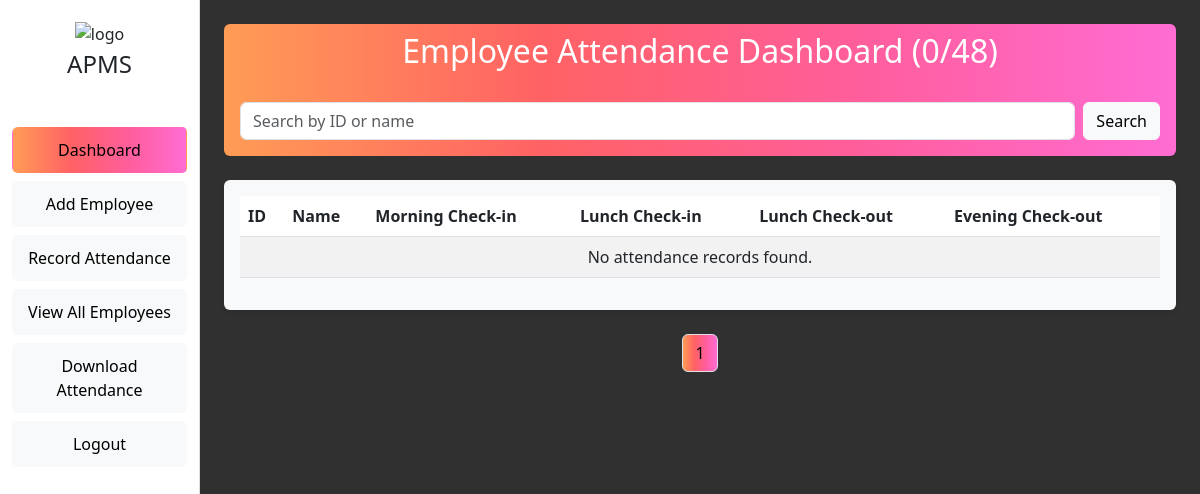
Before: /dashboard/ (signed in) with the older database file.
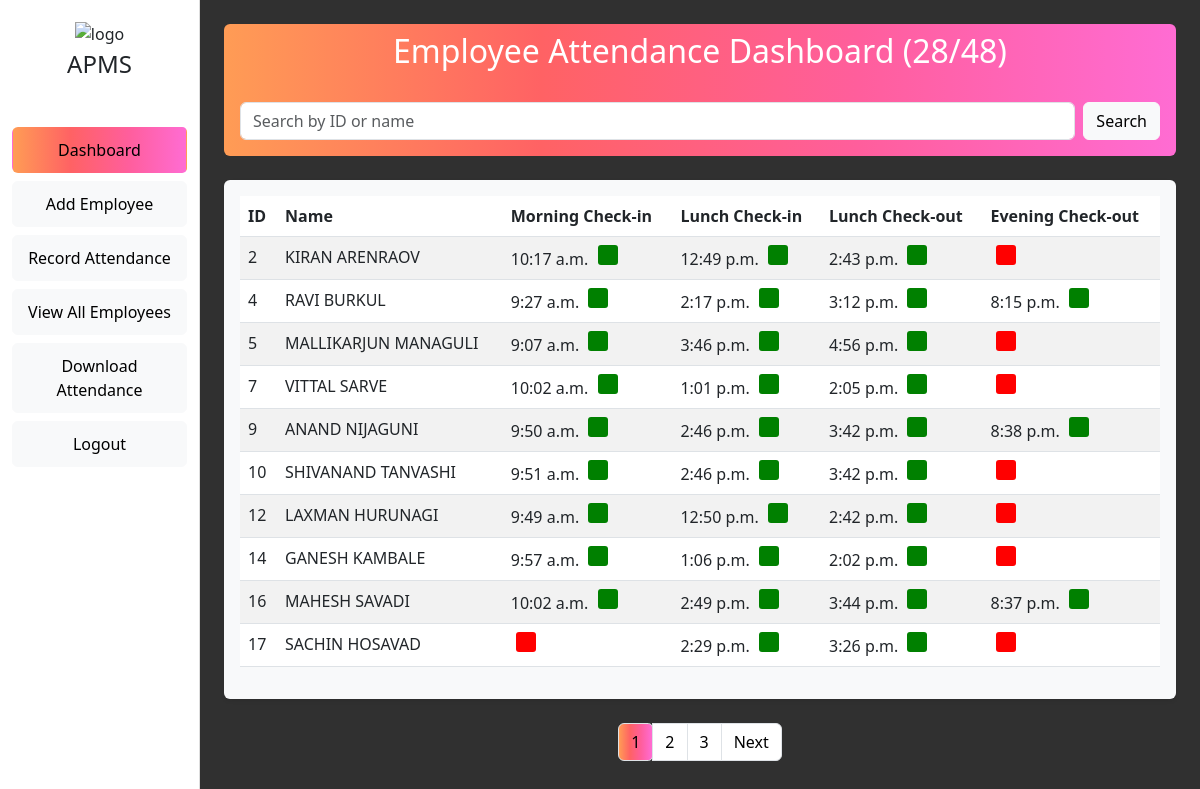
After: the same page with the newer database file.
### emp/models.py (models this page shows, shortened)
class Attendance(models.Model):
    employee = models.ForeignKey(Employee, on_delete=models.CASCADE)
    morning_check_in_time = models.DateTimeField(null=True, blank=True)
    morning_check_out_time = models.DateTimeField(null=True, blank=True)
    lunch_check_in_time = models.DateTimeField(null=True, blank=True)
    lunch_check_out_time = models.DateTimeField(null=True, blank=True)
    date = models.DateField(default=now)

class Employee(models.Model):
    GENDER_CHOICES = [
        ('M', 'Male'),
        ('F', 'Female'),
    ]
    SECTION_CHOICES = [
        ('Billing Section', 'Billing Section'),
        ('Men’s Nicker', 'Men’s Nicker'),
        ('Bag Section', 'Bag Section'),
        ('Saree section', 'Saree section'),
        ('Shirting and Suiting', 'Shirting and Suiting'),
        ('Men’s Readymade', 'Men’s Readymade'),
        ('Parakar', 'Parakar'),
        ('Ladies Undergarments', 'Ladies Undergarments'),
        ('Blouse Pc Section', 'Blouse Pc Section'),
        ('TOP section', 'TOP section'),
        ('Chudi Section', 'Chudi Section'),
        ('Kids Section', 'Kids Section'),
        ('Towel Section', 'Towel Section'),
    ]
    first_name = models.CharField(max_length=100)
    last_name = models.CharField(max_length=100)
    address = models.TextField(blank=True)  # Allow blank values
    gender = models.CharField(max_length=1, choices=GENDER_CHOICES)
    mobile = models.CharField(max_length=11, blank=True)  # Allow blank values
    base_salary = models.DecimalField(max_digits=10, decimal_places=2)
    section = models.CharField(max_length=50, choices=SECTION_CHOICES)  # New section field
    qr_code = models.ImageField(upload_to='qr_codes/', blank=True)
    def __str__(self):
        return f"{self.first_name} {self.last_name}"

### emp/views.py (the view)
# urls.py: path('dashboard/', views.dashboard, name='dashboard'),
def dashboard(request):
    if not request.user.is_authenticated:
        return redirect("admin_login")
    today = date.today()
    search_query = request.GET.get("search", "").strip()
    attendance = Attendance.objects.filter(
        Q(
            morning_check_in_time__isnull=True,
            lunch_check_in_time__isnull=False
        ) |
        Q(
            morning_check_in_time__isnull=False
        ),
        date=today
    ).select_related('employee').order_by('employee__id')
    total_employees = Employee.objects.count()
    employees_in_office=attendance.count()
    if search_query:
        attendance = attendance.filter(
            Q(employee__first_name__icontains=search_query) |
            Q(employee__id__icontains=search_query)
        )
    page_number = request.GET.get("page", 1)
    paginator = Paginator(attendance, 10)  # Show 10 records per page
    attendance_records = paginator.get_page(page_number)
    return render(request, "dashboard.html", {"attendance_records": attendance_records, "search_query": search_query,            "total_employees": total_employees,
            "employees_in_office": employees_in_office,})

### emp/templates/dashboard.html (shortened to what this page needs)
<!DOCTYPE html>
<html lang="en">
<head>
    <link href="https://cdn.jsdelivr.net/npm/bootstrap@5.3.0-alpha3/dist/css/bootstrap.min.css" rel="stylesheet">
</head>
<body class="gradient-form" style="background-color:#424242;">
    <div class="container-fluid">
        <div class="row">
            <div class="col-md-3 col-lg-2 side-nav">
                <div class="text-center mb-1">
                    <img src="https://mdbcdn.b-cdn.net/img/Photos/new-templates/bootstrap-login-form/lotus.webp"
                        style="width: 105px;" alt="logo">
                </div>
                <h4 class="text-center mb-5">APMS</h4>
                {% if user.is_superuser %}
                <a class="btn gradient-custom-2 w-100 my-2">Dashboard</a>
                <a href="{% url 'add_employee' %}" class="btn btn-light w-100 my-2">Add Employee</a>
                <a href="{% url 'scan' %}" class="btn btn-light w-100 my-2">Record Attendance</a>
                <a href="{% url 'all_employees' %}" class="btn btn-light w-100 my-2">View All Employees</a>
                <a href="{% url 'download_attendance' %}" class="btn btn-light w-100 my-2">Download Attendance</a>
                {% else %}
                <a class="btn gradient-custom-2 w-100 my-2">Dashboard</a>
                <a href="{% url 'scan' %}" class="btn btn-light w-100 my-2">Record Attendance</a>
                {% endif %}
                <a href="{% url 'admin_logout' %}" class="btn btn-light w-100 my-2">Logout</a>
            </div>
            <div class="col-md-9 col-lg-10" style="background-color:  #303030;">
                <div class="container mt-4">
                    <div class="gradient-custom-2 rounded-2">
                        <h2 class="text-center mb-3 pt-2 text-white">Employee Attendance Dashboard ({{ employees_in_office }}/{{ total_employees }})</h2>
                        <form method="GET" action="" class="d-flex mb-4 p-3">
                            <input type="text" name="search" class="form-control me-2" placeholder="Search by ID or name"
                                value="{{ request.GET.search }}" required>
                            <button type="submit" class="btn btn-light">Search</button>
                        </form>
                    </div>
                    <div class="table-responsive bg-light rounded shadow-sm p-3 mb-4">
                        <table class="table table-striped">
                            <thead>
                                <tr>
                                    <th>ID</th>
                                    <th>Name</th>
                                    <th>Morning Check-in</th>
                                    <th>Lunch Check-in</th>
                                    <th>Lunch Check-out</th>
                                    <th>Evening Check-out</th>
                                </tr>
                            </thead>
                            <tbody>
                                {% if attendance_records %}
                                {% for record in attendance_records %}
                                <tr>
                                    <td>{{ record.employee.id }}</td>
                                    <td>{{ record.employee }}</td>
                                    <td>
                                        <span>{{ record.morning_check_in_time|date:"P" }}</span>
                                        <span
                                            class="status-box {% if record.morning_check_in_time is not None %}status-green{% else %}status-red{% endif %}"></span>
                                    </td>
                                    <td>
                                        <span>{{ record.lunch_check_in_time|date:"P" }}</span>
                                        <span
                                            class="status-box {% if record.lunch_check_in_time is not None %}status-green{% else %}status-red{% endif %}"></span>
                                    </td>
                                    <td>
                                        <span>{{ record.lunch_check_out_time|date:"P" }}</span>
                                        <span
                                            class="status-box {% if record.lunch_check_out_time is not None %}status-green{% else %}status-red{% endif %}"></span>
                                    </td>
                                    <td>
                                        <span>{{ record.morning_check_out_time|date:"P" }}</span>
                                        <span
                                            class="status-box {% if record.morning_check_out_time is not None %}status-green{% else %}status-red{% endif %}"></span>
                                    </td>
                                </tr>
                                {% endfor %}
                                {% else %}
                                <tr>
                                    <td colspan="6" class="text-center">No attendance records found.</td>
                                </tr>
                                {% endif %}
                            </tbody>
                        </table>
                        </div>
                    <nav aria-label="Page navigation">
                        <ul class="pagination justify-content-center">
                            {% for num in attendance_records.paginator.page_range %}
                            <li class="page-item">
                                <a class="page-link text-black {% if attendance_records.number == num %} gradient-custom-2 {% endif %}" href="?page={{ num }}{% if search_query %}&search={{ search_query }}{% endif %}">{{ num }}</a>
                            </li>
                            {% endfor %}
                            {% if attendance_records.has_next %}
                            <li class="page-item">
                                <a class="page-link text-black" href="?page={{ attendance_records.next_page_number }}{% if search_query %}&search={{ search_query }}{% endif %}">Next</a>
                            </li>
                            {% endif %}
                        </ul>
                    </nav>
                </div>
            </div>
        </div>
    </div>
    {% include 'partials/toasts.html' %}
</body>
</html>

### emp/templates/partials/toasts.html (shortened to what this page needs)
<div class="toast-container position-fixed bottom-0 end-0 p-3">
</div>

### emp/templates/dashboard.html (style rules this page uses)
.gradient-custom-2 { background: #ffbf71; background: -webkit-linear-gradient(to right, #fc9348, #ff585b, #ea5b92, #ff61cf); background: linear-gradient(to right, #ff9c55, #ff6264, #ff5e9c, #ff6cd3); }
@media (min-width: 768px) { .gradient-form { height: 100vh !important; } }
@media (min-width: 769px) { .gradient-custom-2 { border-top-right-radius: .3rem; border-bottom-right-radius: .3rem; } }
.status-box { width: 20px; height: 20px; display: inline-block; margin: 0 5px; border-radius: 3px; }
.status-green { background-color: green; }
.status-red { background-color: red; }
.side-nav { height: 100vh; background-color: #fff; border-right: 1px solid #ddd; padding-top: 20px; }
.side-nav a { color: #000; display: block; padding: 10px 15px; text-decoration: none; }

Changed rows visible on the page:
added Attendance: employee.id "2", employee "KIRAN ARENRAOV", morning_check_in_time "10:17 a.m.", lunch_check_in_time "12:49 p.m.", lunch_check_out_time "2:43 p.m."
added Attendance: employee.id "4", employee "RAVI BURKUL", morning_check_in_time "9:27 a.m.", lunch_check_in_time "2:17 p.m.", lunch_check_out_time "3:12 p.m.", morning_check_out_time "8:15 p.m."
added Attendance: employee.id "5", employee "MALLIKARJUN MANAGULI", morning_check_in_time "9:07 a.m.", lunch_check_in_time "3:46 p.m.", lunch_check_out_time "4:56 p.m."
added Attendance: employee.id "7", employee "VITTAL SARVE", morning_check_in_time "10:02 a.m.", lunch_check_in_time "1:01 p.m.", lunch_check_out_time "2:05 p.m."
added Attendance: employee.id "9", employee "ANAND NIJAGUNI", morning_check_in_time "9:50 a.m.", lunch_check_in_time "2:46 p.m.", lunch_check_out_time "3:42 p.m.", morning_check_out_time "8:38 p.m."
added Attendance: employee.id "10", employee "SHIVANAND TANVASHI", morning_check_in_time "9:51 a.m.", lunch_check_in_time "2:46 p.m.", lunch_check_out_time "3:42 p.m."
added Attendance: employee.id "12", employee "LAXMAN HURUNAGI", morning_check_in_time "9:49 a.m.", lunch_check_in_time "12:50 p.m.", lunch_check_out_time "2:42 p.m."
added Attendance: employee.id "14", employee "GANESH KAMBALE", morning_check_in_time "9:57 a.m.", lunch_check_in_time "1:06 p.m.", lunch_check_out_time "2:02 p.m."
added Attendance: employee.id "16", employee "MAHESH SAVADI", morning_check_in_time "10:02 a.m.", lunch_check_in_time "2:49 p.m.", lunch_check_out_time "3:44 p.m.", morning_check_out_time "8:37 p.m."
added Attendance: employee.id "17", employee "SACHIN HOSAVAD", lunch_check_in_time "2:29 p.m.", lunch_check_out_time "3:26 p.m."
Other visible differences:
{{ employees_in_office }}: "0" → "28"
new list line: "2"
new list line: "3"
text no longer shown: "No attendance records found."
text now shown: "Next"
